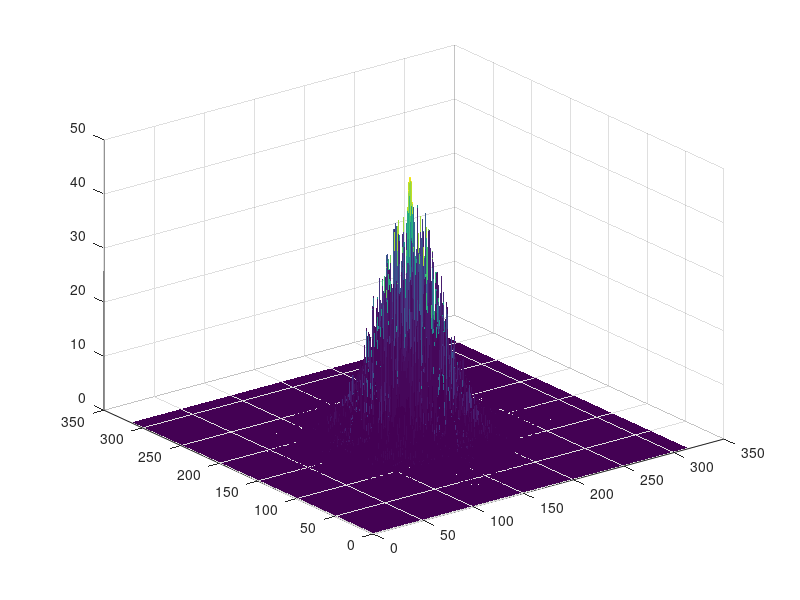

Write the MATLAB code that produced this figure.
clear all;
clc;

r=0.8; %Reflection coefficient
d=7.5e-6; %Distance between glass plates
epsilon=[0:1e-2:pi]; %Incidence angle
lambda=5e-6; %wavelength
w0=50; %Beam Waist

%[t,eps]=meshgrid(elevation,epsilon);

%Important relations
Delta=2*d*cos(epsilon);
delta=2*pi*Delta/lambda;
[d1,d2]=meshgrid(delta,delta);

F=(4*r^2)/((1-r^2)^2);
a=exp((-(d1).^2-(d2).^2)/w0); %Amplitude of the incident wave

I=a^2./(1+F.*(sin((d1.^2+d2.^2)./2).^2)); %Intensity of a Fabry-Perot interferometer


h=surf(I);
set(h,'LineStyle','none')
